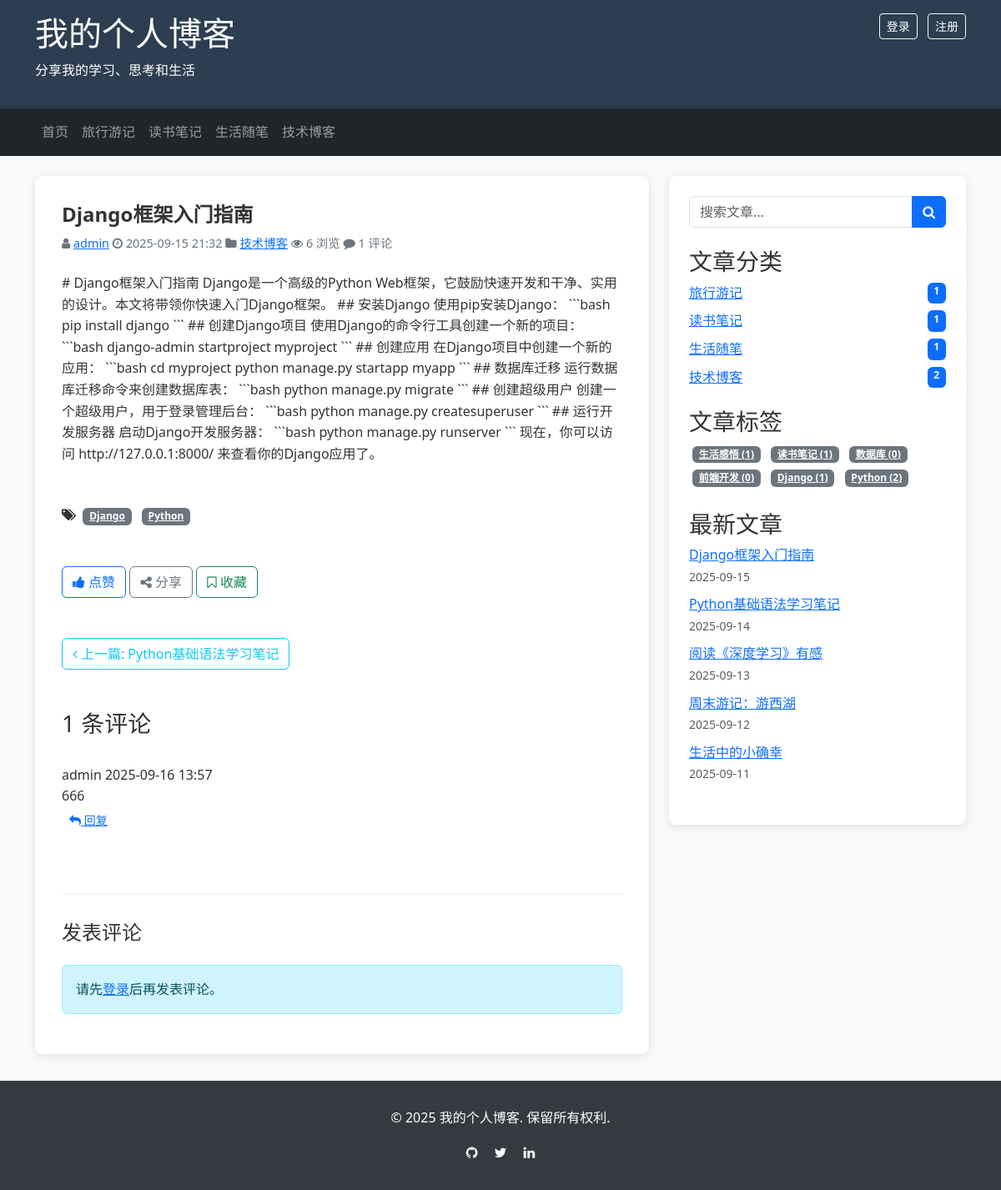
The app's page /post/1/ with its own data.
### blog/models.py (models this page shows, shortened)
class Category(models.Model):
    name = models.CharField(max_length=100, verbose_name='分类名称')
    created_time = models.DateTimeField(auto_now_add=True, verbose_name='创建时间')
    modified_time = models.DateTimeField(auto_now=True, verbose_name='修改时间')
    is_active = models.BooleanField(default=True, verbose_name='是否激活')
    description = models.TextField(max_length=500, blank=True, verbose_name='分类描述')
    class Meta:
        verbose_name = '分类'
        verbose_name_plural = verbose_name
        ordering = ['-created_time']

class Post(models.Model):
    STATUS_CHOICES = (
        ('draft', '草稿'),
        ('published', '已发布'),
    )
    title = models.CharField(max_length=200, verbose_name='标题')
    slug = models.SlugField(max_length=200, unique_for_date='publish_time', verbose_name='短链接')
    author = models.ForeignKey(User, on_delete=models.CASCADE, related_name='blog_posts', verbose_name='作者')
    category = models.ForeignKey(Category, on_delete=models.CASCADE, related_name='posts', verbose_name='分类')
    tags = models.ManyToManyField(Tag, blank=True, related_name='posts', verbose_name='标签')
    excerpt = models.TextField(max_length=500, blank=True, verbose_name='摘要')
    content = models.TextField(verbose_name='内容')
    created_time = models.DateTimeField(auto_now_add=True, verbose_name='创建时间')
    modified_time = models.DateTimeField(auto_now=True, verbose_name='修改时间')
    publish_time = models.DateTimeField(blank=True, null=True, verbose_name='发布时间')
    status = models.CharField(max_length=10, choices=STATUS_CHOICES, default='draft', verbose_name='状态')
    views = models.PositiveIntegerField(default=0, editable=False, verbose_name='浏览量')
    featured_image = models.ImageField(upload_to='post_images/', blank=True, null=True, verbose_name='特色图片')
    class Meta:
        verbose_name = '文章'
        verbose_name_plural = verbose_name
        ordering = ['-publish_time', '-created_time']
    def save(self, *args, **kwargs):
        if self.status == 'published' and not self.publish_time:
            self.publish_time = timezone.now()
        super().save(*args, **kwargs)
    def get_absolute_url(self):
        return reverse('blog:post_detail', kwargs={'pk': self.id})
    def increase_views(self):
        self.views += 1
        self.save(update_fields=['views'])

class Tag(models.Model):
    name = models.CharField(max_length=50, verbose_name='标签名称')
    created_time = models.DateTimeField(auto_now_add=True, verbose_name='创建时间')
    modified_time = models.DateTimeField(auto_now=True, verbose_name='修改时间')
    is_active = models.BooleanField(default=True, verbose_name='是否激活')
    class Meta:
        verbose_name = '标签'
        verbose_name_plural = verbose_name
        ordering = ['-created_time']

class Comment(models.Model):
    post = models.ForeignKey(Post, on_delete=models.CASCADE, related_name='comments', verbose_name='文章')
    author = models.ForeignKey(User, on_delete=models.CASCADE, related_name='comments', verbose_name='评论者')
    content = models.TextField(verbose_name='评论内容')
    created_time = models.DateTimeField(auto_now_add=True, verbose_name='创建时间')
    modified_time = models.DateTimeField(auto_now=True, verbose_name='修改时间')
    parent = models.ForeignKey('self', on_delete=models.CASCADE, null=True, blank=True, related_name='replies', verbose_name='父评论')
    is_active = models.BooleanField(default=True, verbose_name='是否激活')
    class Meta:
        verbose_name = '评论'
        verbose_name_plural = verbose_name
        ordering = ['created_time']

### blog/views.py (the view)
# urls.py: path('post/<int:pk>/', views.PostDetailView.as_view(), name='post_detail'),
class PostDetailView(DetailView):
    model = Post
    template_name = 'blog/post_detail.html'
    context_object_name = 'post'
    def get_queryset(self):
        return Post.objects.filter(status='published')
    def get(self, request, *args, **kwargs):
        response = super().get(request, *args, **kwargs)
        self.object.increase_views()
        return response
    def get_context_data(self, **kwargs):
        context = super().get_context_data(**kwargs)
        context['categories'] = Category.objects.filter(is_active=True)
        context['tags'] = Tag.objects.filter(is_active=True)
        context['recent_posts'] = Post.objects.filter(status='published').order_by('-publish_time')[:5]
        context['comments'] = self.object.comments.filter(is_active=True, parent=None).order_by('-created_time')
        prev_posts = Post.objects.filter(status='published', publish_time__lt=self.object.publish_time).order_by('-publish_time')
        context['prev_post'] = prev_posts.first()
        next_posts = Post.objects.filter(status='published', publish_time__gt=self.object.publish_time).order_by('publish_time')
        context['next_post'] = next_posts.first()
        return context

### blog/templates/blog/post_detail.html (shortened to what this page needs)
{% extends "blog/base.html" %}
{% block content %}
    <div class="main-content">
        <article class="post-detail">
            <h1 class="post-title">{{ post.title }}</h1>
            <div class="post-meta mb-4">
                <span class="author"><i class="fa fa-user"></i> <a href="{% url 'blog:author_posts' post.author.id %}">{{ post.author.username }}</a></span>
                <span class="time"><i class="fa fa-clock-o"></i> {{ post.publish_time|date:"Y-m-d H:i" }}</span>
                <span class="category"><i class="fa fa-folder"></i> <a href="{% url 'blog:category_posts' post.category.id %}">{{ post.category.name }}</a></span>
                <span class="views"><i class="fa fa-eye"></i> {{ post.views }} 浏览</span>
                <span class="comments"><i class="fa fa-comment"></i> {{ post.comments.count }} 评论</span>
            </div>
            <div class="post-content mb-5">
                {{ post.content|safe }}
            </div>
            {% if post.tags.all %}
                <div class="post-tags mb-5">
                    <i class="fa fa-tags"></i>
                    {% for tag in post.tags.all %}
                        <a href="{% url 'blog:tag_posts' tag.id %}" class="badge bg-secondary mx-1">{{ tag.name }}</a>
                    {% endfor %}
                </div>
            {% endif %}
            <div class="post-actions mb-5">
                <button type="button" class="btn btn-outline-primary mr-2">
                    <i class="fa fa-thumbs-up"></i> 点赞
                </button>
                <button type="button" class="btn btn-outline-secondary mr-2">
                    <i class="fa fa-share-alt"></i> 分享
                </button>
                <a href="" class="btn btn-outline-success">
                    <i class="fa fa-bookmark-o"></i> 收藏
                </a>
            </div>
            <div class="post-navigation mb-5">
                {% if prev_post %}
                    <div class="prev-post">
                        <a href="{{ prev_post.get_absolute_url }}" class="btn btn-outline-info">
                            <i class="fa fa-angle-left"></i> 上一篇: {{ prev_post.title }}
                        </a>
                    </div>
                {% endif %}
            </div>
            <div class="comments-section">
                <h3 class="comments-title mb-4">{{ post.comments.count }} 条评论</h3>
                <div class="comment-list">
                    {% for comment in comments %}
                        <div class="comment-item">
                            <div class="comment-header">
                                <span class="comment-author">{{ comment.author.username }}</span>
                                <span class="comment-time">{{ comment.created_time|date:"Y-m-d H:i" }}</span>
                            </div>
                            <div class="comment-content">
                                {{ comment.content }}
                            </div>
                            <div class="comment-actions">
                                <button type="button" class="btn btn-sm btn-link reply-btn" data-comment-id="{{ comment.id }}">
                                    <i class="fa fa-reply"></i> 回复
                                </button>
                            </div>
                        </div>
                    {% empty %}
                        <div class="alert alert-info">暂无评论，快来发表第一条评论吧！</div>
                    {% endfor %}
                </div>
                <div class="comment-form mt-5">
                    <h4 class="comment-form-title mb-4">发表评论</h4>
                    {% if user.is_authenticated %}
                        <form action="{% url 'blog:add_comment' post.id %}" method="post">
                            {% csrf_token %}
                            <div class="form-group">
                                <textarea name="content" rows="5" class="form-control" placeholder="写下您的评论..." required></textarea>
                            </div>
                            <button type="submit" class="btn btn-primary mt-3">提交评论</button>
                        </form>
                    {% else %}
                        <div class="alert alert-info">
                            请先<a href="{% url 'login' %}">登录</a>后再发表评论。
                        </div>
                    {% endif %}
                </div>
            </div>
        </article>
    </div>
{% endblock %}

### blog/templates/blog/base.html (shortened to what this page needs)
<!DOCTYPE html>
<html lang="zh-CN">
<head>
    <link href="https://cdn.jsdelivr.net/npm/bootstrap@5.3.0/dist/css/bootstrap.min.css" rel="stylesheet">
    <link href="https://cdn.jsdelivr.net/npm/font-awesome@4.7.0/css/font-awesome.min.css" rel="stylesheet">
</head>
<body>
    <header class="site-header">
        <div class="container">
            <div class="row">
                <div class="col-md-8">
                    <h1 class="site-title"><a href="{% url 'blog:post_list' %}">我的个人博客</a></h1>
                    <p class="site-description">分享我的学习、思考和生活</p>
                </div>
                <div class="col-md-4">
                    <div class="user-info text-end">
                        {% if user.is_authenticated %}
                            <span>欢迎，{{ user.username }}</span>
                            <a href="{% url 'admin:index' %}" class="btn btn-sm btn-outline-light ms-2">管理后台</a>
                            <a href="{% url 'logout' %}" class="btn btn-sm btn-outline-light ms-2">退出</a>
                        {% else %}
                            <a href="{% url 'login' %}" class="btn btn-sm btn-outline-light">登录</a>
                            <a href="{% url 'admin:auth_user_add' %}" class="btn btn-sm btn-outline-light ms-2">注册</a>
                        {% endif %}
                    </div>
                </div>
            </div>
        </div>
    </header>
    <nav class="navbar navbar-expand-lg navbar-dark bg-dark">
        <div class="container">
            <div class="collapse navbar-collapse" id="navbarNav">
                <ul class="navbar-nav">
                    <li class="nav-item">
                        <a class="nav-link {% if request.resolver_match.url_name == 'post_list' %}active{% endif %}" href="{% url 'blog:post_list' %}">首页</a>
                    </li>
                    {% for category in categories %}
                        <li class="nav-item">
                            <a class="nav-link {% if current_category and current_category.id == category.id %}active{% endif %}" href="{% url 'blog:category_posts' category.id %}">{{ category.name }}</a>
                        </li>
                    {% endfor %}
                </ul>
            </div>
        </div>
    </nav>
    <main class="container mt-4">
        <div class="row">
            <div class="col-md-8">
                {% block content %}{% endblock %}
            </div>
            <div class="col-md-4">
                <div class="sidebar">
                    <div class="search-box mb-4">
                        <form action="{% url 'blog:search' %}" method="get">
                            <div class="input-group">
                                <input type="text" name="q" class="form-control" placeholder="搜索文章..." required>
                                <button type="submit" class="btn btn-primary"><i class="fa fa-search"></i></button>
                            </div>
                        </form>
                    </div>
                    <div class="category-list">
                        <h3 class="sidebar-title">文章分类</h3>
                        <ul class="list-unstyled">
                            {% for category in categories %}
                                <li class="category-item">
                                    <a href="{% url 'blog:category_posts' category.id %}" class="d-flex justify-content-between">
                                        <span>{{ category.name }}</span>
                                        <span class="badge bg-primary">{{ category.posts.count }}</span>
                                    </a>
                                </li>
                            {% empty %}
                                <li>暂无分类</li>
                            {% endfor %}
                        </ul>
                    </div>
                    <div class="tag-list">
                        <h3 class="sidebar-title">文章标签</h3>
                        <div class="tag-cloud">
                            {% for tag in tags %}
                                <a href="{% url 'blog:tag_posts' tag.id %}" class="badge bg-secondary m-1">{{ tag.name }} ({{ tag.posts.count }})</a>
                            {% empty %}
                                <span>暂无标签</span>
                            {% endfor %}
                        </div>
                    </div>
                    <div class="recent-posts">
                        <h3 class="sidebar-title">最新文章</h3>
                        <ul class="list-unstyled">
                            {% for post in recent_posts %}
                                <li class="recent-post-item mb-2">
                                    <a href="{{ post.get_absolute_url }}" class="d-block text-truncate">{{ post.title }}</a>
                                    <small class="text-muted">{{ post.publish_time|date:"Y-m-d" }}</small>
                                </li>
                            {% empty %}
                                <li>暂无文章</li>
                            {% endfor %}
                        </ul>
                    </div>
                </div>
            </div>
        </div>
    </main>
    <footer class="site-footer">
        <div class="container">
            <div class="row">
                <div class="col-md-12 text-center">
                    <p>&copy; {% now 'Y' %} 我的个人博客. 保留所有权利.</p>
                    <div class="social-links mt-2">
                        <a href="#" class="text-white mx-2"><i class="fa fa-github"></i></a>
                        <a href="#" class="text-white mx-2"><i class="fa fa-twitter"></i></a>
                        <a href="#" class="text-white mx-2"><i class="fa fa-linkedin"></i></a>
                    </div>
                </div>
            </div>
        </div>
    </footer>
</body>
</html>

### blog/templates/blog/base.html (style rules this page uses)
body { font-family: 'Segoe UI', Tahoma, Geneva, Verdana, sans-serif; line-height: 1.6; color: #333; background-color: #f8f9fa; }
.site-header { background-color: #2c3e50; color: white; padding: 1rem 0; }
.site-header a { color: white; text-decoration: none; }
.site-footer { background-color: #343a40; color: white; padding: 2rem 0; margin-top: 2rem; }
.main-content { background-color: white; padding: 2rem; border-radius: 0.5rem; box-shadow: 0 2px 10px rgba(0, 0, 0, 0.1); }
.sidebar { background-color: white; padding: 1.5rem; border-radius: 0.5rem; box-shadow: 0 2px 10px rgba(0, 0, 0, 0.1); }
.post-title { font-size: 1.5rem; font-weight: 600; margin-bottom: 0.5rem; }
.post-meta { font-size: 0.9rem; color: #6c757d; margin-bottom: 1rem; }
.category-list, .tag-list, .recent-posts { margin-bottom: 1.5rem; }
.category-item, .tag-item { margin-bottom: 0.5rem; }
.comment-form { margin-top: 2rem; padding-top: 2rem; border-top: 1px solid #e9ecef; }
.comment-list { margin-top: 2rem; }
.comment-item { margin-bottom: 1.5rem; padding-bottom: 1.5rem; border-bottom: 1px solid #e9ecef; }
.comment-item:last-child { border-bottom: none; }

### records on screen
Category: name "旅行游记", posts.count "1"
Category: name "读书笔记", posts.count "1"
Category: name "生活随笔", posts.count "1"
Category: name "技术博客", posts.count "2"
Post: title "Django框架入门指南", author.username "admin", publish_time "2025-09-15 21:32", category.name "技术博客", views "6", comments.count "1", content "# Django框架入门指南 Django是一个高级的Python Web框架，它鼓励快速开发和干净、实用的设计。本文将带领你快速入门Django框架。 ## 安装Django 使用pip安装Django： ```bash pip install django ``` ## 创建Django项目 使用Django的命令行工具创建一个新的项目： ```bash django-admin startproject myproject ``` ## 创建应用 在Django项目中创建一个新的应用： ```bash cd myproject python manage.py startapp myapp ``` ## 数据库迁移 运行数据库迁移命令来创建数据库表： ```bash python manage.py migrate ``` ## 创建超级用户 创建一个超级用户，用于登录管理后台： ```bash python manage.py createsuperuser ``` ## 运行开发服务器 启动Django开发服务器： ```bash python manage.py runserver ``` 现在，你可以访问 http://127.0.0.1:8000/ 来查看你的Django应用了。", publish_time "2025-09-15"
Tag: name "Django", posts.count "1"
Tag: name "Python", posts.count "2"
Post: title "Python基础语法学习笔记", publish_time "2025-09-14"
Comment: author.username "admin", created_time "2025-09-16 13:57", content "666"
Tag: name "生活感悟", posts.count "1"
Tag: name "读书笔记", posts.count "1"
Tag: name "数据库", posts.count "0"
Tag: name "前端开发", posts.count "0"
Post: title "阅读《深度学习》有感", publish_time "2025-09-13"
Post: title "周末游记：游西湖", publish_time "2025-09-12"
Post: title "生活中的小确幸", publish_time "2025-09-11"
